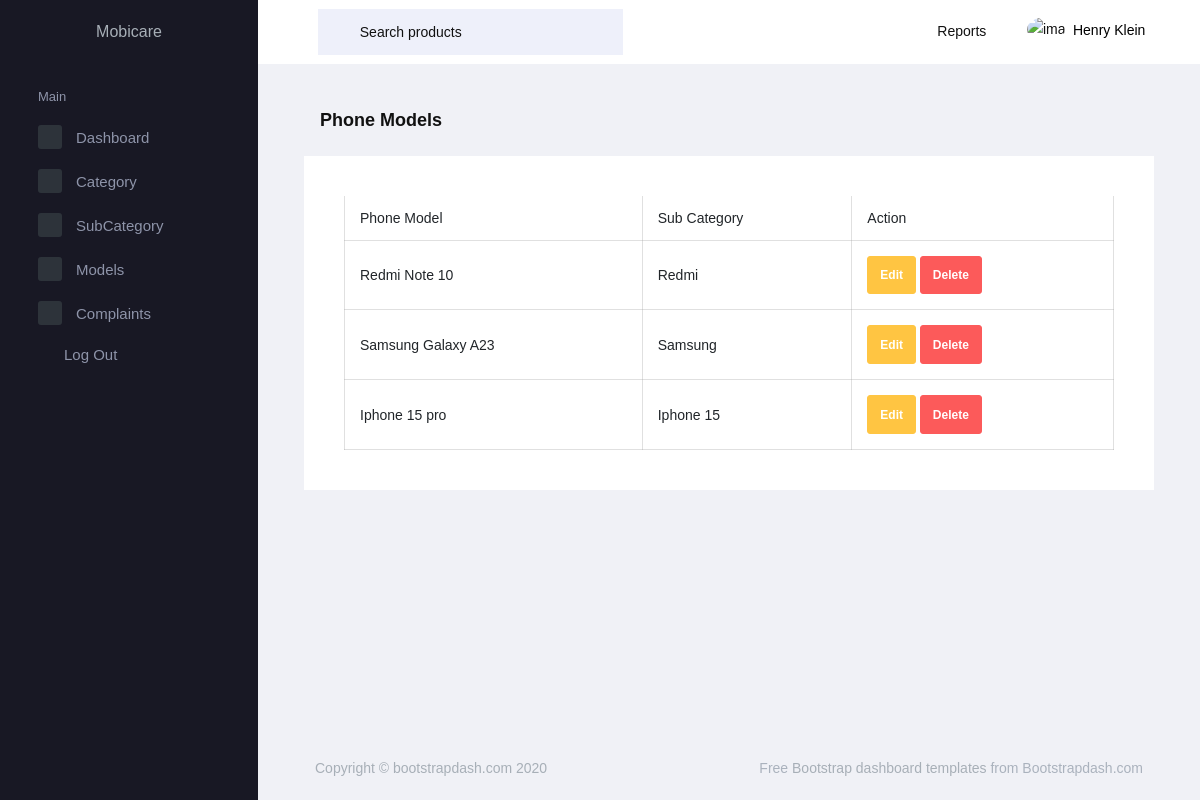
Screenshot of /view/ with the database file from the repository.
### myapp/models.py (models this page shows, shortened)
class PhoneModel(models.Model):
    subcategory = models.ForeignKey(PhoneSubCategory, on_delete=models.CASCADE)
    model_name = models.CharField(max_length=100)
    status = models.CharField(max_length=10, choices=STATUS_CHOICES, default='active')

class PhoneSubCategory(models.Model):
    category = models.ForeignKey('PhoneCategory', on_delete=models.CASCADE)
    brand = models.CharField(max_length=100)
    status = models.CharField(max_length=10, choices=STATUS_CHOICES, default='active')
    image = models.ImageField(upload_to='subcategory_images/', null=True, blank=True)

### myapp/views.py (the view)
# urls.py: path('view/', view_phone_models, name='view_phone_models'),
def view_phone_models(request):
    phone_models = PhoneModel.objects.all()
    return render(request, 'view_phone_model.html', {'phone_models': phone_models})

### myapp/templates/view_phone_model.html (shortened to what this page needs)
{% load static %}
<!DOCTYPE html>
<html lang="en">
  <head>
    <link rel="stylesheet" href="{% static 'asset/vendors/mdi/css/materialdesignicons.min.css' %}">
    <link rel="stylesheet" href="{% static 'asset/vendors/flag-icon-css/css/flag-icon.min.cssasset/css/style.css' %}">
    <link rel="stylesheet" href="{% static 'asset/vendors/css/vendor.bundle.base.css' %}">
    <link rel="stylesheet" href="{% static 'asset/vendors/font-awesome/css/font-awesome.min.css' %}" />
    <link rel="stylesheet" href="{% static 'asset/vendors/bootstrap-datepicker/bootstrap-datepicker.min.css' %}">
    <link rel="stylesheet" href="{% static 'asset/css/style.css' %}">
  </head>
  <body>
    <div class="container-scroller">
      <nav class="navbar default-layout-navbar col-lg-12 col-12 p-0 fixed-top d-flex flex-row">
        <div class="text-center navbar-brand-wrapper d-flex align-items-center justify-content-center">
          <span class="logo-text">Mobicare</span>
        </div>
        <div class="navbar-menu-wrapper d-flex align-items-stretch">
          <button class="navbar-toggler navbar-toggler align-self-center" type="button" data-toggle="minimize">
            <span class="mdi mdi-menu"></span>
          </button>
          <div class="search-field d-none d-xl-block">
            <form class="d-flex align-items-center h-100" action="#">
              <div class="input-group">
                <div class="input-group-prepend bg-transparent">
                  <i class="input-group-text border-0 mdi mdi-magnify"></i>
                </div>
                <input type="text" class="form-control bg-transparent border-0" placeholder="Search products">
              </div>
            </form>
          </div>
          <ul class="navbar-nav navbar-nav-right">
            <li class="nav-item  dropdown d-none d-md-block">
              <a class="nav-link dropdown-toggle" id="reportDropdown" href="#" data-toggle="dropdown" aria-expanded="false"> Reports </a>
            </li>
            <li class="nav-item nav-profile dropdown">
              <a class="nav-link dropdown-toggle" id="profileDropdown" href="#" data-toggle="dropdown" aria-expanded="false">
                <div class="nav-profile-img">
                  <img src="assets/images/faces/face28.png" alt="image">
                </div>
                <div class="nav-profile-text">
                  <p class="mb-1 text-black">Henry Klein</p>
                </div>
              </a>
            </li>
          </ul>
        </div>
      </nav>
      <div class="container-fluid page-body-wrapper">
        <nav class="sidebar sidebar-offcanvas" id="sidebar">
          <ul class="nav">
            <li class="nav-item nav-category">Main</li>
            <li class="nav-item">
              <a class="nav-link" href="{% url 'technician_view' %}">
                <span class="icon-bg"><i class="mdi mdi-cube menu-icon"></i></span>
                <span class="menu-title">Dashboard</span>
              </a>
            </li>
            <li class="nav-item">
              <a class="nav-link" data-toggle="collapse" href="#ui-basic" aria-expanded="false" aria-controls="ui-basic">
                <span class="icon-bg"><i class="mdi mdi-crosshairs-gps menu-icon"></i></span>
                <span class="menu-title">Category</span>
                <i class="menu-arrow"></i>
              </a>
            </li>
            <li class="nav-item">
              <a class="nav-link" data-toggle="collapse" href="#ui-basics" aria-expanded="false" aria-controls="ui-basic">
                <span class="icon-bg"><i class="mdi mdi-crosshairs-gps menu-icon"></i></span>
                <span class="menu-title">SubCategory</span>
                <i class="menu-arrow"></i>
              </a>
            </li>
            <li class="nav-item">
              <a class="nav-link" data-toggle="collapse" href="#ui-basi" aria-expanded="false" aria-controls="ui-basic">
                <span class="icon-bg"><i class="mdi mdi-crosshairs-gps menu-icon"></i></span>
                <span class="menu-title">Models</span>
                <i class="menu-arrow"></i>
              </a>
            </li>
            <li class="nav-item">
              <a class="nav-link" data-toggle="collapse" href="#ui-bas" aria-expanded="false" aria-controls="ui-basic">
                <span class="icon-bg"><i class="mdi mdi-crosshairs-gps menu-icon"></i></span>
                <span class="menu-title">Complaints</span>
                <i class="menu-arrow"></i>
              </a>
            </li>
            <li class="nav-item sidebar-user-actions">
              <div class="sidebar-user-menu">
                <a href="#" class="nav-link"><i class="mdi mdi-logout menu-icon"></i>
                  <span class="menu-title">Log Out</span></a>
              </div>
            </li>
          </ul>
        </nav>
            <div class="main-panel">
                <div class="content-wrapper">
                    <div class="row" id="proBanner">
                        <div class="col-12">
                            <div class="page-header">
                                <h3 class="page-title">Phone Models</h3>
                            </div>
                            <div class="row">
                                <div class="col-md-12 grid-margin stretch-card">
                                    <div class="card">
                                        <div class="card-body">
                                            <div class="table-responsive">
                                                <table class="table table-bordered">
                                                    <thead>
                                                        <tr>
                                                            <th>Phone Model</th>
                                                            <th>Sub Category</th>
                                                            <th>Action</th>
                                                        </tr>
                                                    </thead>
                                                    <tbody>
                                                        {% for phone_model in phone_models %}
                                                            <tr>
                                                                <td>{{ phone_model.model_name }}</td>
                                                                <td>{{ phone_model.subcategory.brand }}</td>
                                                                <td>
                                                                    <a href="{% url 'edit_phone_model' phone_model.id %}" class="btn btn-warning">Edit</a>
                                                                    <form action="{% url 'delete_phone_model' phone_model.id %}" method="post" style="display:inline;">
                                                                        <button type="submit" class="btn btn-danger">Delete</button>
                                                                    </form>
                                                                </td>
                                                            </tr>
                                                        {% endfor %}
                                                    </tbody>
                                                </table>
                                            </div>
                                        </div>
                                    </div>
                                </div>
                            </div>
                        </div>
                    </div>
                </div>
                <footer class="footer">
                    <div class="footer-inner-wraper">
                        <div class="d-sm-flex justify-content-center justify-content-sm-between">
                            <span class="text-muted d-block text-center text-sm-left d-sm-inline-block">Copyright © bootstrapdash.com 2020</span>
                            <span class="float-none float-sm-right d-block mt-1 mt-sm-0 text-center"> Free <a href="https://www.bootstrapdash.com/" target="_blank">Bootstrap dashboard templates</a> from Bootstrapdash.com</span>
                        </div>
                    </div>
                </footer>
            </div>
        </div>
    </div>
</body>
</html>

### rows the page displays
PhoneModel: model_name "Redmi Note 10", subcategory.brand "Redmi"
PhoneModel: model_name "Samsung Galaxy A23", subcategory.brand "Samsung"
PhoneModel: model_name "Iphone 15 pro", subcategory.brand "Iphone 15"
